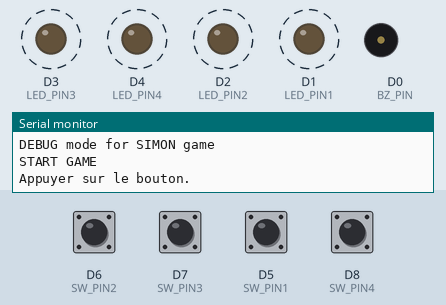
Simulated run of this sketch. Board: ESP8266 (NodeMCU). Parts: output pins drawn as LEDs (lit = HIGH), buzzer (waves = sounding), the last lines printed to the serial monitor. Dashed ring = blinking. The inputs (shaded band) are chosen by the test bench; at power-on: D5 (SW_PIN1), D6 (SW_PIN2), D7 (SW_PIN3), D8 (SW_PIN4) LOW. Random numbers use the default seed unless the sketch sets one.

Above: at 2.8 s.
2.9 s: D5 (SW_PIN1) pulled HIGH for 1.2 s
At 4.9 s:
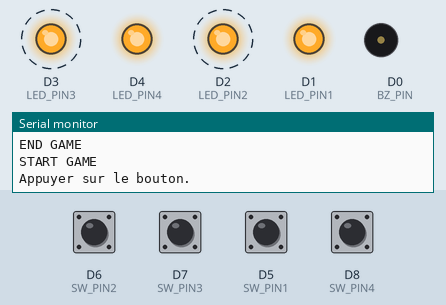
6.4 s: D5 (SW_PIN1) pulled HIGH for 1.2 s
At 6.9 s:
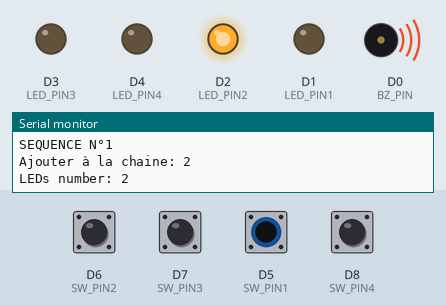
9.9 s: D5 (SW_PIN1) pulled HIGH for 3.2 s
At 11.4 s:
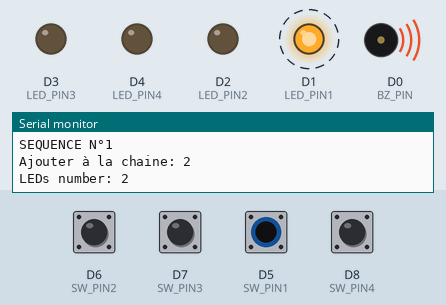
14.6 s: D7 (SW_PIN3) pulled HIGH for 1.2 s
At 15.0 s:
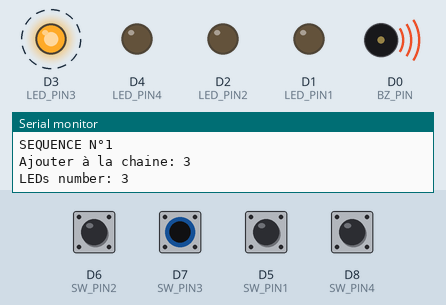
19.1 s: D6 (SW_PIN2) pulled HIGH for 1.2 s
At 20.0 s:
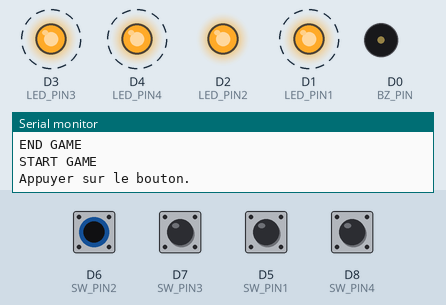
Timing chart, 0 to 23.6 s (numbered marks = the images above; inputs shaded):
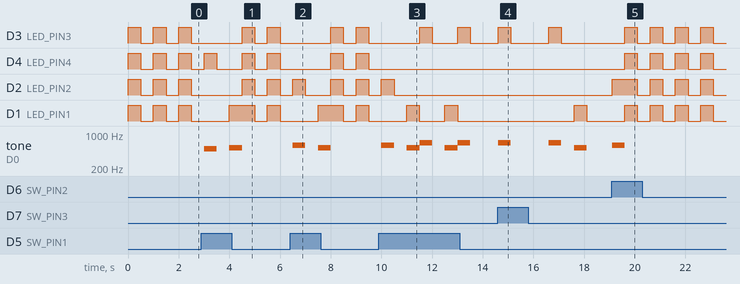

The sketch:

simon.ino
```cpp
// (licence header left out)
#include "ESP8266TrueRandom.h"

/* DEBUG MODE */
#define DEBUG

/* MODE */
#define TONE_MOD

/* PINOUTS */
#define BZ_PIN   D0

#define LED_PIN1 D1
#define LED_PIN2 D2
#define LED_PIN3 D3
#define LED_PIN4 D4

#define SW_PIN1  D5
#define SW_PIN2  D6
#define SW_PIN3  D7
#define SW_PIN4  D8

#define DELAYON  500               // Temps de clignotement dans LEDS [ms]
#define DELAYSEQ 1500             // Délais entre la fin de la saisie et la prochaine séquence [ms]
#define SEQ_SIZE 128              // Taille du temps contenant la séquence

enum{
  LED1 = 1,
  LED2,
  LED3,
  LED4
};
const int nb_led = 4;

#ifdef TONE_MOD
int tone_freq[] = {
  523,
  587,
  659,
  498
};
#endif//TONE_MOD

/* PROTOTYPE */
void addLED2SEQ(int*, int);
int ledNum2Pin(int led);
void ledOff(int led);
void ledOn(int led);
void ledOnFor(int led, int delayOn);
int randomLED(void);
int readButtons(void);
int readSEQ(int*,int);
void playSEQ(int*, int);
void signal(int, int);
void validate(void);


/*********/
/* SETUP */
/*********/
void setup(void)
{
#ifdef DEBUG
  Serial.begin(115200);
  Serial.println();
  Serial.println("DEBUG mode for SIMON game");
#endif//DEBUG

  pinMode(LED_PIN1, OUTPUT);
  pinMode(LED_PIN2, OUTPUT);
  pinMode(LED_PIN3, OUTPUT);
  pinMode(LED_PIN4, OUTPUT);

  pinMode(BZ_PIN, OUTPUT);

  pinMode(SW_PIN1, INPUT);
  pinMode(SW_PIN2, INPUT);
  pinMode(SW_PIN3, INPUT);
  pinMode(SW_PIN4, INPUT);

  //randomSeed(analogRead(0)+1);
}


/********/
/* MAIN */
/********/
void loop(void)
{

  int i = 1;
  int seq_leds[SEQ_SIZE];

#ifdef DEBUG
  Serial.println("START GAME");
#endif//DEBUG

  validate();

  while(true)
  {
  #ifdef DEBUG
    Serial.print("SEQUENCE N°");
    Serial.println(i);
  #endif//DEBUG
    addLED2SEQ(seq_leds, i);
    playSEQ(seq_leds, i);
    if(readSEQ(seq_leds, i))
      break;
    i++;
    delay(DELAYSEQ);
  }
#ifdef TONE_MOD
  noTone(BZ_PIN);
#endif//TONE_MOD
#ifdef DEBUG
  Serial.println("END GAME");
#endif//DEBUG
}


/****************/
/* INPUT/OUTPUT */
/****************/
int ledNum2Pin(int led)
{
  switch(led)
  {
    case LED1:
      return LED_PIN1;
    case LED2:
      return LED_PIN2;
    case LED3:
      return LED_PIN3;
    case LED4:
      return LED_PIN4;
    default:
      return -1;
  }
}

void ledOff(int led)
{
  digitalWrite(ledNum2Pin(led), LOW);
}

void ledOn(int led)
{
  digitalWrite(ledNum2Pin(led), HIGH);
}

void ledOnFor(int led, int delayON)
{
  ledOn(led);
  delay(delayON);
  ledOff(led);
}

int ledBlink(int led, int delayBlink)
{
  ledOn(led);
  delay(delayBlink);
  ledOff(led);
  delay(delayBlink);
}

int readButtons(void)
{
  while(1)
  {
    if(digitalRead(SW_PIN1))
    {
    #ifdef TONE_MOD
      tone(BZ_PIN, tone_freq[0], DELAYON);
    #endif//TONE_MOD
      ledOnFor(LED1, DELAYON);
      return LED1;
    }
    if(digitalRead(SW_PIN2))
    {
    #ifdef TONE_MOD
      tone(BZ_PIN, tone_freq[1], DELAYON);
    #endif//TONE_MOD
      ledOnFor(LED2, DELAYON);
      return LED2;
    }
    if(digitalRead(SW_PIN3))
    {
    #ifdef TONE_MOD
      tone(BZ_PIN, tone_freq[2], DELAYON);
    #endif//TONE_MOD
      ledOnFor(LED3, DELAYON);
      return LED3;
    }
    if(digitalRead(SW_PIN4))
    {
    #ifdef TONE_MOD
      tone(BZ_PIN, tone_freq[3], DELAYON);
    #endif//TONE_MOD
      ledOnFor(LED4, DELAYON);
      return LED4;
    }
    delay(10);
  }
}


/************/
/* SEQUENCE */
/************/
void addLED2SEQ(int *sequence, int i)
{
  sequence[i-1] = randomLED();
#ifdef DEBUG
  Serial.print("Ajouter à la chaine: ");
  Serial.println(sequence[i-1]);
#endif//DEBUG
}

void playSEQ(int *sequence, int nb_seq)
{
#ifdef DEBUG
  Serial.print("LEDs number:");
#endif//DEBUG
  for(int i=0 ; i < nb_seq ; i++)
  {
  #ifdef DEBUG
    Serial.print(" ");
    Serial.print(sequence[i]);
  #endif//DEBUG
#ifdef TONE_MOD
    tone(BZ_PIN, tone_freq[sequence[i]-1], DELAYON);
#endif//TONE_MOD
    ledBlink(sequence[i], DELAYON);
  }
#ifdef DEBUG
  Serial.println();
#endif//DEBUG
}

int readSEQ(int *seq, int nb_seq)
{
  /* Joue la séquance */
  for(int i=0 ; i < nb_seq ; i++)
  {
    /* Lit les buttons et compare dans la séquance */
    if(seq[i] != readButtons())
    {
    #ifdef DEBUG
      Serial.print("Séquence KO: ");
      Serial.println(i+1);
    #endif//DEBUG
      return 1;
    }
  }

#ifdef DEBUG
  Serial.println("Séquence OK");
#endif//DEBUG
  return 0;
}


/**********/
/* OTHERS */
/**********/
int randomLED(void)
{
  return ESP8266TrueRandom.random(1, nb_led+1);
}

void signal(int nb, int delayBlink)
{
  for(int i=0 ; i < nb ; i++)
  {
    ledOn(LED1);
    ledOn(LED2);
    ledOn(LED3);
    ledOn(LED4);
    delay(delayBlink);
    ledOff(LED1);
    ledOff(LED2);
    ledOff(LED3);
    ledOff(LED4);
    delay(delayBlink);
  }
}

void validate(void)
{
#ifdef DEBUG
  Serial.println("Appuyer sur le bouton.");
#endif//DEBUG
  while(digitalRead(SW_PIN1) == 0)//Améliorer la vitesse de lecture
  {
    /* Faire clignoter les LEDs avant de commencer la partie */
    signal(1, DELAYON);
  }
}


// vim: ft=arduino tw=80 et ts=2 sw=2
```

Measured:
- after the input at 2.9 s, tone on D0 (BZ_PIN): silent → 498 Hz after 0.10 s, → silent 0.50 s later, → 523 Hz 0.50 s later, → silent 0.50 s later
- after the input at 6.4 s, tone on D0 (BZ_PIN): silent → 587 Hz after 0.10 s, → silent 0.50 s later, → 523 Hz 0.50 s later, → silent 0.50 s later
- after the input at 9.9 s, tone on D0 (BZ_PIN): silent → 587 Hz after 0.10 s, then repeats every 1.5 s: silent 0.50 s, 523 Hz 0.50 s, 659 Hz 0.50 s
- after the input at 14.6 s, D3 (LED_PIN3): alternates HIGH for 0.50 s and LOW for 1.5 s, starting at once; D1 (LED_PIN1): LOW → HIGH after 3.0 s, → LOW 0.50 s later; tone on D0 (BZ_PIN): plays 659 Hz for 0.50 s, 659 Hz for 0.50 s, 523 Hz for 0.50 s, starting at once
- after the input at 19.1 s, D3 (LED_PIN3), D4 (LED_PIN4), D1 (LED_PIN1): alternates HIGH for 0.50 s and LOW for 0.50 s, starting after 0.51 s; D2 (LED_PIN2): LOW → HIGH at once, then repeats every 1.0 s: LOW 0.50 s, HIGH 0.50 s; tone on D0 (BZ_PIN): silent → 587 Hz at once, → silent 0.50 s later
- by itself, D3 (LED_PIN3), D1 (LED_PIN1): alternates HIGH for 0.50 s and LOW for 1.0 s
- by itself, D4 (LED_PIN4): alternates HIGH for 0.50 s and LOW for 0.50 s
